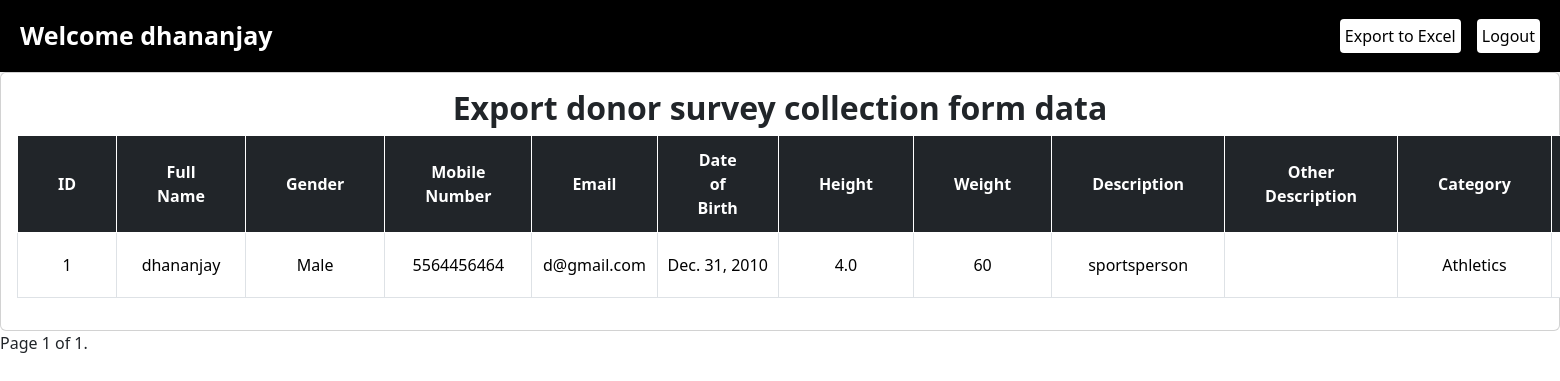
The page /dashboard/ (signed in) on the database its author committed.
### surveyapp/models.py (models this page shows, shortened)
class SurveyResponse(models.Model):
    GENDER_CHOICES = [
        ('Male', 'Male'),
        ('Female', 'Female'),
        ('Other', 'Other')
    ]
    CATEGORY_CHOICES = [
        ('Athletics', 'Athletics'),
        ('Badminton', 'Badminton'),
        ('Basketball', 'Basketball'),
        ('Boxing', 'Boxing'),
        ('Cricket', 'Cricket'),
        ('Football', 'Football'),
        ('Hockey', 'Hockey'),
        ('Kabaddi', 'Kabaddi'),
        ('Swimming', 'Swimming'),
        ('Tennis', 'Tennis'),
        ('Services Training', 'Services Training'),
        ('Other Sports', 'Other Sports'),
    ]
    DESCRIPTION_CHOICES = [
        ('sportsperson', 'Sportsperson/Athlete'),
        ('army_aspirant', 'Army Aspirant'),
        ('nutritionist', 'Nutritionist'),
        ('trainer', 'Trainer'),
        ('coach', 'Coach'),
        ('Other', 'Other'),
    ]
    full_name = models.CharField(max_length=100)
    gender = models.CharField(max_length=10, choices=GENDER_CHOICES)
    mobile_number = models.CharField(max_length=10)
    email = models.EmailField()
    date_of_birth = models.DateField()
    height = models.CharField(max_length=10 , blank=True, null=True)
    weight = models.CharField(max_length=10)
    description = models.CharField(max_length=100 , choices=DESCRIPTION_CHOICES)
    other_description = models.CharField(max_length=100, blank=True, null=True)
    category = models.CharField(max_length=30, choices=CATEGORY_CHOICES)
    other_category = models.CharField(max_length=100, blank=True, null=True)
    coach_name = models.CharField(max_length=100)
    infections_choices = [
        ('None', 'None'),
        ('HIV', 'HIV'),
        ('HBV', 'Hepatitis B virus'),
        ('HCV', 'Hepatitis C virus'),
        ('Syphilis', 'Syphilis'),
        ('Tuberculosis', 'Tuberculosis'),
        ('Cancer', 'Cancer')
    ]
    infections_diagnosed = models.CharField(max_length=20, choices=infections_choices)
    autoimmune_choices = [
        ('None' , 'None'),
        ('Crohn\'s disease', 'Crohn\'s disease'),
        ('Ulcerative Colitis', 'Ulcerative Colitis'),
        ('Rheumatoid arthritis', 'Rheumatoid arthritis'),
        ('Lupus', 'Lupus'),
        ('Multiple Sclerosis', 'Multiple Sclerosis'),
        ('Type 1 Diabetes', 'Type 1 Diabetes'),
        ('Celiac disease', 'Celiac disease'),
        ('Psoriasis', 'Psoriasis'),
        ('Graves\' disease', 'Graves\' disease'),
        ('Don\'t Know', 'Don\'t Know')
    ]
    autoimmune_condition = models.CharField(max_length=50, choices=autoimmune_choices)
    reproductive_urinary_conditions = models.BooleanField(default=False)  # No=False, Yes=True
    cardiovascular_conditions = models.BooleanField(default=False)  # No=False, Yes=True
    nervous_bone_muscle_conditions = models.BooleanField(default=False)  # No=False, Yes=True
    sleep_disorder_medications = models.BooleanField(default=False)  # No=False, Yes=True
    allergies_asthma = models.BooleanField(default=False)  # No=False, Yes=True
    skin_conditions = models.BooleanField(default=False)  # No=False, Yes=True
    acne_history = models.BooleanField(default=False)  # No=False, Yes=True
    mental_health_conditions = models.BooleanField(default=False)  # No=False, Yes=True
    blood_transfusion = models.BooleanField(default=False)  # No=False, Yes=True
    high_risk_yellow_fever = models.BooleanField(default=False)  # No=False, Yes=True
    hospitalization_surgery = models.BooleanField(default=False)  # No=False, Yes=True
    contagious_diseases = models.BooleanField(default=False)  # No=False, Yes=True
    multi_drug_resistant_organisms_choices = [
        ('None', 'None'),
        ('MRSA', 'MRSA'),
        ('VRE', 'VRE'),
        ('CRE', 'CRE'),
        ('Other', 'Other')
    ]
    multi_drug_resistant_organisms = models.CharField(max_length=5, choices=multi_drug_resistant_organisms_choices)
    other_multi_drug_resistant_organisms = models.CharField(max_length=100, blank=True, null=True)
    heart_blood_pressure_diabetes_medication_choices = [
        ('None', 'None'),
        ('Heart issues', 'Heart issues'),
        ('High BP', 'High BP'),
        ('Low BP', 'Low BP'),
        ('Diabetes', 'Diabetes'),
        ('Cholesterol', 'Cholesterol')
    ]
    heart_blood_pressure_diabetes_medication = models.CharField(max_length=100)
    mold_exposure = models.BooleanField(default=False)  # No=False, Yes=True
    genetic_conditions = models.BooleanField(default=False)  # No=False, Yes=True
    antibiotics_taken_choices = [
        ('0', '0'),
        ('1-2', '1-2'),
        ('3-4', '3-4'),
        ('5+', '5+')
    ]
    antibiotics_taken = models.CharField(max_length=3, choices=antibiotics_taken_choices)
    most_recent_antibiotic_treatment = models.CharField(max_length=30,null=True, blank=True)
    covid_tested_positive = models.BooleanField(default=False)  # Yes=True, No=False
    hair_loss = models.BooleanField(default=False)  # False for No, True for Yes
    vision_problems = models.BooleanField(default=False)  # False for No, True for Yes
    blood_donation = models.BooleanField(default=False)  # False for No, True for Yes
    BODY_FAT_MALE_CHOICES = [
        ('8%', '8%'),
        ('10%', '10%'),
        ('15%', '15%'),
        ('20%', '20%'),
        ('25%', '25%'),
        ('30%', '30%'),
        ('35%', '35%'),
        ('45% & above%', '45% & above'),
    ]
    BODY_FAT_FEMALE_CHOICES = [
        ('12%', '12%'),
        ('15%', '15%'),
        ('20%', '20%'),
        ('25%', '25%'),
        ('30%', '30%'),
        ('35%', '35%'),
        ('40%', '40%'),
        ('45% & above%', '45% & above'),
    ]
    body_fat_percentage = models.CharField(max_length=50 )  # Default Male Choices
    BIRTH_TYPE = [
        ('Normal', 'Normal'),
        ('C-Section', 'C-Section'),
        ('Don\'t know', 'Don\'t know')
    ]
    birth_type = models.CharField(max_length=10, choices=BIRTH_TYPE)
    BIRTH_STATE = [
        ('Andhra Pradesh', 'Andhra Pradesh'),
        ('Arunachal Pradesh', 'Arunachal Pradesh'),
        ('Assam', 'Assam'),
        ('Bihar', 'Bihar'),
        ('Chhattisgarh', 'Chhattisgarh'),
        ('Goa', 'Goa'),
        ('Gujarat', 'Gujarat'),
        ('Haryana', 'Haryana'),
        ('Himachal Pradesh', 'Himachal Pradesh'),
        ('Jharkhand', 'Jharkhand'),
        ('Karnataka', 'Karnataka'),
        ('Kerala', 'Kerala'),
        ('Madhya Pradesh', 'Madhya Pradesh'),
        ('Maharashtra', 'Maharashtra'),
        ('Manipur', 'Manipur'),
        ('Meghalaya', 'Meghalaya'),
        ('Mizoram', 'Mizoram'),
        ('Nagaland', 'Nagaland'),
        ('Odisha', 'Odisha'),
        ('Punjab', 'Punjab'),
        ('Rajasthan', 'Rajasthan'),
        ('Sikkim', 'Sikkim'),
        ('Tamil Nadu', 'Tamil Nadu'),
        ('Telangana', 'Telangana'),
        ('Tripura', 'Tripura'),
        ('Uttar Pradesh', 'Uttar Pradesh'),
        ('Uttarakhand', 'Uttarakhand'),
        ('West Bengal', 'West Bengal')
    ]
    birth_state = models.CharField(max_length=30, choices=BIRTH_STATE)
    pin_code = models.CharField(max_length=6)
    current_city = models.CharField(max_length=100)
    EXERCISE_HOURS_PER_DAY = [
        ('0-1', '0-1'),
        ('1-2', '1-2'),
        ('2-3', '2-3'),
        ('3+', '3+')
    ]
    exercise_hours_per_day = models.CharField(max_length=3, choices=EXERCISE_HOURS_PER_DAY)
    EXERCISE_DAYS_PER_WEEK = [
        ('0-1', '0-1'),
        ('2-3', '2-3'),
        ('4-5', '4-5'),
        ('6-7', '6-7')
    ]
    exercise_days_per_week = models.CharField(max_length=3, choices=EXERCISE_DAYS_PER_WEEK)
    PHYSICAL_ACTIVITIES = [
        ('Gym', 'Gym'),
        ('Running', 'Running'),
        ('Yoga', 'Yoga'),
        ('Sports', 'Sports'),
        ('Swimming', 'Swimming'),
        ('Cricket', 'Cricket'),
        ('Basketball', 'Basketball'),
        ('Badminton', 'Badminton'),
        ('Others', 'Others')
    ]
    physical_activities = models.CharField(max_length=50, choices=PHYSICAL_ACTIVITIES)
    other_physical_activities = models.CharField(max_length=70 , null=True , blank=True)
    PROFICIENCY_LEVEL = [
        ('Beginner', 'Beginner'),
        ('Intermediate', 'Intermediate'),
        ('Advanced', 'Advanced')
    ]
    proficiency_level = models.CharField(max_length=15, choices=PROFICIENCY_LEVEL)
    UPBRINGING = [
        ('Rural', 'Rural'),
        ('Urban', 'Urban'),
        ('Suburban', 'Suburban')
    ]
    upbringing = models.CharField(max_length=10, choices=UPBRINGING)
    BLOOD_GROUP = [
        ('A+', 'A+'),
        ('A-', 'A-'),
        ('B+', 'B+'),
        ('B-', 'B-'),
        ('AB+', 'AB+'),
        ('AB-', 'AB-'),
        ('O+', 'O+'),
        ('O-', 'O-'),
        ('Don\'t know', 'Don\'t know')
    ]
    blood_group = models.CharField(max_length=15, choices=BLOOD_GROUP)
    SMOKING = [
        ('No', 'No'),
        ('Occasionally', 'Occasionally'),
        ('Regularly', 'Regularly'),
        ('Former Smoker', 'Former Smoker')
    ]
    smoking = models.CharField(max_length=20, choices=SMOKING)
    ALCOHOL_CONSUMPTION = [
        ('No', 'No'),
        ('Occasionally', 'Occasionally'),
        ('Regularly', 'Regularly')
    ]
    alcohol_consumption = models.CharField(max_length=12, choices=ALCOHOL_CONSUMPTION)
    BREASTFEEDING = [
        ('Not breastfed', 'Not breastfed'),
        ('0-3 months', '0-3 months'),
        ('3-6 months', '3-6 months'),
        ('6+ months', '6+ months'),
        ('Don\'t know', 'Don\'t know')
    ]
    breastfeeding = models.CharField(max_length=20, choices=BREASTFEEDING)
    BOWEL_MOVEMENTS = [
        ('Regular', 'Regular'),
        ('Irregular', 'Irregular'),
        ('Varies', 'Varies')
    ]
    bowel_movements = models.CharField(max_length=15, choices=BOWEL_MOVEMENTS)
    BLOATING_ACIDITY = [
        ('Rarely', 'Rarely'),
        ('Sometimes', 'Sometimes'),
        ('Often', 'Often')
    ]
    bloating_acidity = models.CharField(max_length=10, choices=BLOATING_ACIDITY)
    DIGESTIVE_ISSUES = [
        ('Constipation', 'Constipation'),
        ('Diarrhea', 'Diarrhea'),
        ('Neither', 'Neither')
    ]
    digestive_issues = models.CharField(max_length=12, choices=DIGESTIVE_ISSUES)
    food_intolerances = models.BooleanField(default=False)  # Yes=True, No=False
    MEALS_PER_DAY = [
        ('1', '1'),
        ('2', '2'),
        ('3', '3'),
        ('4', '4'),
        ('5', '5'),
        ('6+', '6+')
    ]
    meals_per_day = models.CharField(max_length=3, choices=MEALS_PER_DAY)
    SNAKS_PER_DAY = [
        ('1', '1'),
        ('2', '2'),
        ('3', '3'),
        ('4', '4'),
        ('5', '5'),
        ('6+', '6+')
    ]
    snacks_per_day = models.CharField(max_length=3, choices=SNAKS_PER_DAY)
    HOME_COOCKED_MEALS = [
        ('None', 'None'),
        ('1', '1'),
        ('2', '2'),
        ('3+', '3+')
    ]
    home_cooked_meals = models.CharField(max_length=8, choices=HOME_COOCKED_MEALS)
    dairy_consumption = models.BooleanField(default=False)
    DIET_TYPE = [
        ('Vegetarian', 'Vegetarian'),
        ('Non-vegetarian', 'Non-vegetarian'),
        ('Eggetarian', 'Eggetarian')
    ]
    diet_type = models.CharField(max_length=20, choices=DIET_TYPE)
    MEAT_TYPE = [
        ('Chicken', 'Chicken'),
        ('Fish', 'Fish'),
        ('Beef', 'Beef'),
        ('Pork', 'Pork'),
        ('Lamb', 'Lamb'),
        ('Other', 'Other')
    ]
    meat_type = models.CharField(max_length=255,null =True , blank = True )
    other_meat_type = models.CharField(max_length=100,null =True , blank = True )
    MEAT_FREQUENCY = [
        ('None', 'None'),
        ('1-2 times', '1-2 times'),
        ('3-4 times', '3-4 times'),
        ('5-6 times', '5-6 times'),
        ('Daily', 'Daily')
    ]
    meat_frequency = models.CharField(max_length=12, choices=MEAT_FREQUENCY , null =True , blank = True)
    local_cuisine = models.CharField(max_length=100)
    medications_taken = models.BooleanField(default=False)
    COVID_VACCINNATION = [
        ('Yes', 'Yes'),
        ('No', 'No')
    ]
    covid_vaccination = models.CharField(max_length=3, choices=COVID_VACCINNATION)
    COVID_VACCINE = [
        ('Covaxin', 'Covaxin'),
        ('Covishield', 'Covishield'),
        ('Pfizer', 'Pfizer'),
        ('Moderna', 'Moderna'),
        ('Other', 'Other')
    ]
    covid_vaccine = models.CharField(max_length=10, choices=COVID_VACCINE , null = True , blank=True)
    other_covid_vaccine = models.CharField(max_length=20 , null = True , blank=True )
    created_at = models.DateTimeField(auto_now_add=True , null = True)  # Set only on creation

### surveyapp/views.py (the view)
# urls.py: path('dashboard/' , views.dashboard_view , name = 'dashboard'),
@login_required
def dashboard_view(request):
    items = SurveyResponse.objects.all()
    paginator = Paginator(items, 10)  # 10 items per page
    page_number = request.GET.get('page')
    print(f"page_number{page_number}")
    page_obj = paginator.get_page(page_number)
    print(f"page_obj{page_obj}")
    print("Items in the current page:")
    for item in page_obj:
        print(model_to_dict(item))
        print(" ")  # This will use the __str__ method of the model
    return render(request, 'dashboard.html', {'page_obj': page_obj})

### surveyapp/templates/dashboard.html (shortened to what this page needs)
{% load static %}
<!DOCTYPE html>
<html lang="en">
<head>
    {% load static %}
    <link href="https://cdn.jsdelivr.net/npm/bootstrap@5.3.3/dist/css/bootstrap.min.css" rel="stylesheet">
    <link rel="stylesheet" href="{% static 'css/dashboard.css' %}">
</head>
<body>
  <div class="navbar">
    <div class="navbar-left">
        <span class="username">Welcome {{ request.user.first_name}}</span>
    </div>
    <div class="navbar-right">
      <a  href="{% url 'export_to_excel' %}"><button class="btn export-btn">Export to Excel</button></a>
      <a href="{% url 'logout' %}"><button class="btn logout-btn">Logout</button></a>
    </div>
</div>
    <div class="card" >
        <div class="card-body" >
            <h2 class="centered-heading">Export donor survey collection form data</h2>
            <table class="table table-hover table-bordered">
                <thead  class="table-dark">
                    <tr>
                        <th>ID</th>
                        <th>Full Name</th>
                        <th>Gender</th>
                        <th>Mobile Number</th>
                        <th>Email</th>
                        <th>Date of Birth</th>
                        <th>Height</th>
                        <th>Weight</th>
                        <th>Description</th>
                        <th>Other Description</th>
                        <th>Category</th>
                        <th>Other Category</th>
                    </tr>
                </thead>
                <tbody>
                    {% for response in page_obj %}
                    <tr>
                        <td>{{ response.id }}</td>
                        <td>{{ response.full_name }}</td>
                        <td>{{ response.gender }}</td>
                        <td>{{ response.mobile_number }}</td>
                        <td>{{ response.email }}</td>
                        <td>{{ response.date_of_birth }}</td>
                        <td>{{ response.height }}</td>
                        <td>{{ response.weight }}</td>
                        <td>{{ response.description }}</td>
                        <td>{{ response.other_description }}</td>
                        <td>{{ response.category }}</td>
                        <td>{{ response.other_category }}</td>
                    </tr>
                    {% endfor %}
                </tbody>
            </table>
        </div>
    </div>
<div class="pagination">
    <span class="step-links">
      <span class="current">
        Page {{ page_obj.number }} of {{ page_obj.paginator.num_pages }}.
      </span>
    </span>
  </div>
</body>
</html>

### static/css/dashboard.css (style rules this page uses)
.centered-heading { text-align: center; font-weight: bold; font-size: 2em; }
.navbar { display: flex; justify-content: space-between; align-items: center; padding: 17px 20px; background-color:rgb(0, 0, 0); color: white; box-shadow: 0 4px 8px rgba(0, 0, 0, 0.1); }
.navbar-left .username { font-size: 25px; font-weight: bold; }
.navbar-right { display: flex; gap: 16px; }
.export-btn { background-color: #f0f0f0; color: #4CAF50; }
.table thead th { border: 1px solid #ffffff; padding:0 40px; text-align: center ; vertical-align: middle; }
.table tbody td { text-align: center; vertical-align: middle; }

### rows shown on the page
SurveyResponse: id "1", full_name "dhananjay", gender "Male", mobile_number "5564456464", email "d@gmail.com", date_of_birth "Dec. 31, 2010", height "4.0", weight "60", description "sportsperson", category "Athletics"

### other values the page prints
{{ request.user.first_name }} "dhananjay"
{{ page_obj.number }} "1"
{{ page_obj.paginator.num_pages }} "1"
